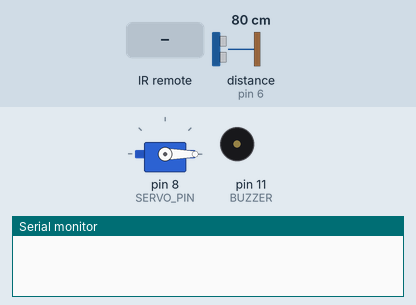
This sketch was run on a simulated Arduino Uno, built with avr-gcc and run on an emulated ATmega328P. Shown: servo, buzzer (waves = sounding, pin HIGH), the last lines printed to the serial monitor. The test bench sets the inputs (shaded band); at power-on: distance to the obstacle (sensor on pin 6) 80 cm. The echo pulse lasts 58.3 µs per cm; pins used as bus, display or sensor lines are not drawn.

Above: at 1.2 s.
1.3 s: infrared code 0xFF30CF received
At 1.4 s:
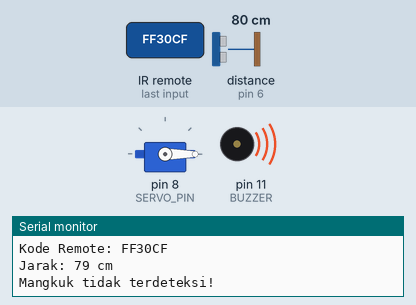
4.3 s: infrared code 0xFF18E7 received
At 6.3 s:
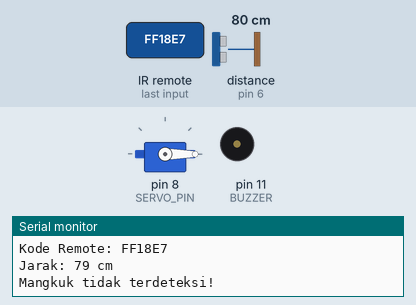
7.3 s: infrared code 0xFF7A85 received
At 7.4 s:
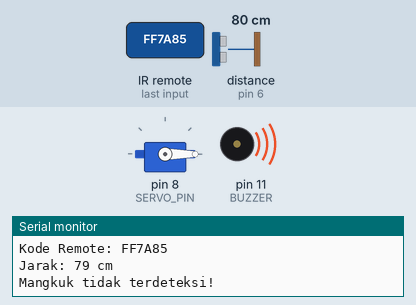
Timing chart, 0 to 10.3 s (numbered marks = the images above; inputs shaded):
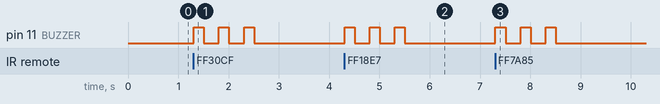

The sketch:

pet_feeder.ino
```cpp
#include <Servo.h>
#include <IRremote.h>

// ====== Pin Setup ======
#define TRIG 7
#define ECHO 6
#define BUZZER 11
#define IR_PIN 9
#define SERVO_PIN 8
//#define LED_HIJAU 11
//#define LED_MERAH 12

// ====== Objek ======
Servo myservo;
IRrecv irrecv(IR_PIN);
decode_results results;

// ====== Variabel ======
long duration;
int distance;
int threshold = 10; // cm, jarak deteksi mangkuk
int pos = 0;

// Ganti sesuai kode remote (cek Serial Monitor untuk dapat HEX)
unsigned long tombol1 = 0xFF30CF; // contoh tombol "1"
unsigned long tombol2 = 0xFF18E7; // contoh tombol "2"
unsigned long tombol3 = 0xFF7A85; // contoh tombol "3"

void setup() {
  Serial.begin(9600);
  myservo.attach(SERVO_PIN);
  myservo.write(0); // posisi tutup awal
  pinMode(TRIG, OUTPUT);
  pinMode(ECHO, INPUT);
  pinMode(BUZZER, OUTPUT);
  //pinMode(LED_HIJAU, OUTPUT);
  //pinMode(LED_MERAH, OUTPUT);

  irrecv.enableIRIn(); // aktifkan receiver
}

void loop() {
  // Cek remote
  if (irrecv.decode(&results)) {
    Serial.print("Kode Remote: ");
    Serial.println(results.value, HEX);

    int durasiMakan = 0;

    if (results.value == tombol1 || results.value == 0x800F0401) durasiMakan = 1000; // 1 detik
    if (results.value == tombol2 || results.value == 0x800F0402) durasiMakan = 1500; // 1.5 detik
    if (results.value == tombol3 || results.value == 0x800F0403) durasiMakan = 2000; // 2 detik

    if (durasiMakan > 0) {
      if (cekMangkuk()) {
        kasihMakan(durasiMakan);
      } else {
        warning();
      }
    }

    irrecv.resume(); // reset untuk baca berikutnya
  }
}

// ====== Fungsi Kasih Makan ======
void kasihMakan(int durasi) {
  digitalWrite(BUZZER, HIGH);
  delay(200);
  digitalWrite(BUZZER, LOW);
  //digitalWrite(LED_HIJAU, HIGH); // nyalakan hijau
  myservo.write(100);
  delay(durasi);
  myservo.write(0);
  //digitalWrite(LED_HIJAU, LOW); // matikan hijau
  digitalWrite(BUZZER, LOW);
}

// ====== Fungsi Cek Mangkuk ======
bool cekMangkuk() {
  digitalWrite(TRIG, LOW);
  delayMicroseconds(2);
  digitalWrite(TRIG, HIGH);
  delayMicroseconds(10);
  digitalWrite(TRIG, LOW);

  duration = pulseIn(ECHO, HIGH);
  distance = duration * 0.034 / 2;

  Serial.print("Jarak: ");
  Serial.print(distance);
  Serial.println(" cm");

  if (distance < threshold) {
    return true;  // mangkuk ada
  } else {
    return false; // mangkuk tidak ada
  }
}

// ====== Fungsi Warning ======
void warning() {
  Serial.println("Mangkuk tidak terdeteksi!");
  for (int i = 0; i < 3; i++) {
    //digitalWrite(LED_MERAH, HIGH);
    digitalWrite(BUZZER, HIGH);
    delay(200);
    digitalWrite(BUZZER, LOW);
    delay(300);
    //digitalWrite(LED_MERAH, LOW);
    //delay(200);
  }
  digitalWrite(BUZZER, LOW);
}
```

Measured:
- after the input at 1.3 s, pin 11 (BUZZER): alternates HIGH for 0.20 s and LOW for 0.30 s, 6 changes in all, then stays LOW, starting at once
- after the input at 4.3 s, pin 11 (BUZZER): alternates HIGH for 0.20 s and LOW for 0.30 s, 6 changes in all, then stays LOW, starting at once
- after the input at 7.3 s, pin 11 (BUZZER): alternates HIGH for 0.20 s and LOW for 0.30 s, 6 changes in all, then stays LOW, starting at once
